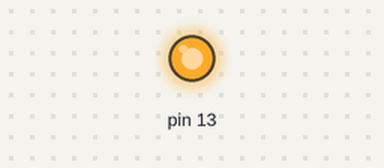
Recording of a sketch running on a simulated Arduino Uno, built with avr-gcc and run on an emulated ATmega328P. On the bench: output pins drawn as LEDs (lit = HIGH).

Above: at 2.5 s.
At 5.5 s:
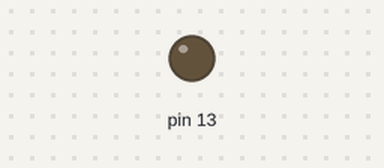
Timing chart, 0 to 7.8 s (numbered marks = the images above):
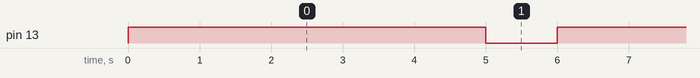

Measured:
- by itself, pin 13: alternates HIGH for 5.0 s and LOW for 1.0 s

The sketch:

ResistorTraining.ino
```cpp
void setup() {
  // put your setup code here, to run once:
  pinMode(13, OUTPUT);
}

void loop() {
  // put your main code here, to run repeatedly:
  digitalWrite(13, HIGH);
  delay(5000);
  digitalWrite(13, LOW);
  delay(1000);
}
```
